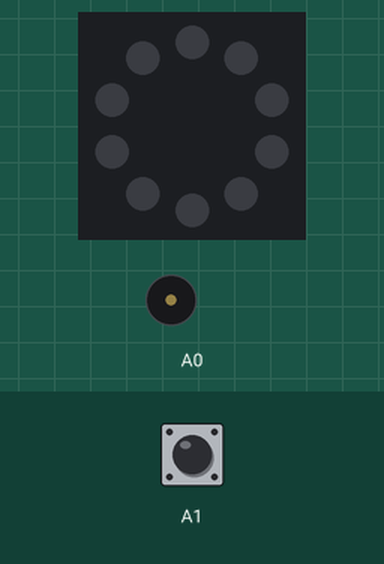
Recording of a program running on a simulated Circuit Playground Express (MakeCode). Parts: the board's ring of 10 RGB LEDs (number 0 left of the top, counting anticlockwise), buzzer (waves = sounding). The test bench sets the inputs (shaded band); at power-on: A1 LOW. Dim RGB values are drawn brighter than linear.

Above: at 1.2 s.
1.3 s: A1 pulled HIGH for 0.15 s
At 3.8 s:
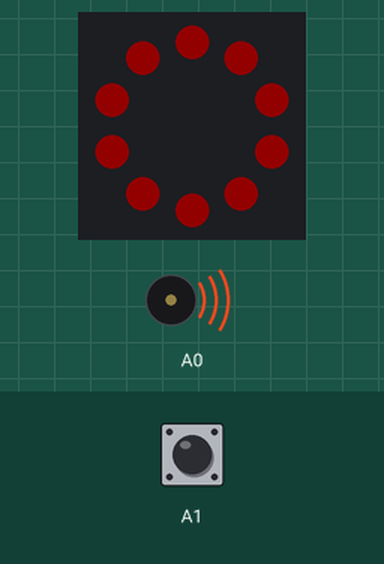
4.3 s: A1 pulled HIGH for 1 s
At 4.46 s:
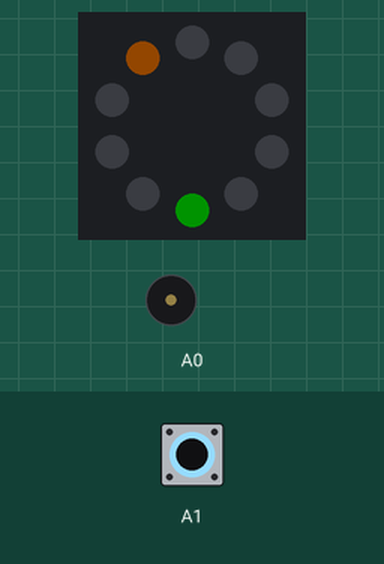
7.3 s: A1 pulled HIGH for 0.15 s
9.5 s: A1 pulled HIGH for 3.2 s
At 13.9 s:
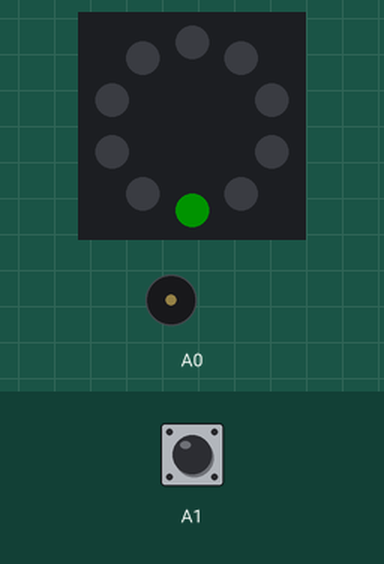
14.2 s: A1 pulsed HIGH 2 times (0.12 s each, 0.3 s apart)
At 15.65 s:
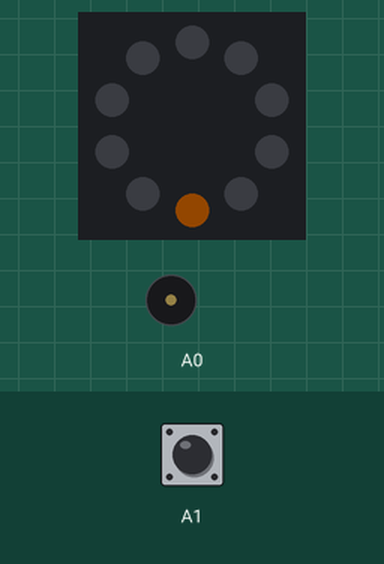
Timing chart, 0 to 20.6 s (numbered marks = the images above; inputs shaded):
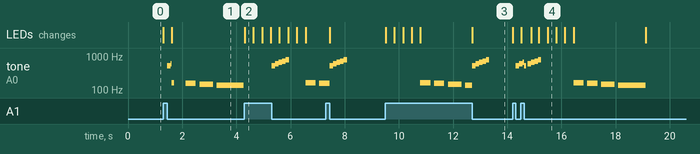

Measured:
- after the input at 1.3 s, tone on A0: plays 523 Hz for 0.13 s, 587 Hz for 0.04 s, 165 Hz for 0.08 s, 156 Hz for 0.38 s, 147 Hz for 0.50 s, 139 Hz for 1.0 s, starting after 0.15 s; the LEDs: first change at once (image 1 shows a later state)
- after the input at 4.3 s, tone on A0: plays 523 Hz for 0.13 s, 587 Hz for 0.13 s, 659 Hz for 0.13 s, 698 Hz for 0.13 s, 784 Hz for 0.13 s, 165 Hz for 0.38 s … (7 notes in this stretch), starting after 1.0 s; the LEDs: change at once (image 2)
- after the input at 9.5 s, tone on A0: plays 165 Hz for 0.38 s, 156 Hz for 0.38 s, 147 Hz for 0.50 s, 139 Hz for 0.25 s, 523 Hz for 0.13 s, 587 Hz for 0.13 s … (9 notes in this stretch), starting after 1.3 s; the LEDs: first change at once (image 3 shows a later state)
- after the input at 14.2 s, tone on A0: plays 523 Hz for 0.13 s, 587 Hz for 0.13 s, 659 Hz for 0.04 s, 523 Hz for 0.09 s, 587 Hz for 0.13 s, 659 Hz for 0.13 s … (12 notes in this stretch), starting after 0.12 s; the LEDs: first change at once (image 4 shows a later state)

The program:

main.ts
```typescript
/**
 * Circuit Playground Virtual Jump Rope
 *
 * Loosely based on https://www.bandainamco-am.com/game.php?gameid=7
 *
 * Jump over the green dot by using a gator clip on A7
*/
const MAX_ROPE = 10;
const START_TIME = 300;
const PAD_INDEX = 4;
const pad = input.pinA1;
let ropeIndex = -1;
let score = 0;
let inAir = true;
let isRunning = false;


function reset() {
    score = 0;
    ropeIndex = -1;
    light.stopAllAnimations();
    isRunning = false;
    light.setAll(Colors.Black);
    light.setPixelColor(PAD_INDEX, Colors.Green);
}

function fail() {
    light.setAll(Colors.Red);
    music.playSoundUntilDone(music.sounds(Sounds.Wawawawaa));
    reset();
}

function swingRope() {
    light.setAll(Colors.Black);
    light.setPixelColor(PAD_INDEX, Colors.Green);
    // Loop around
    if (ropeIndex >= MAX_ROPE) {
        ropeIndex = -1;
        // Give a point on each rotation
        score++;
    }
    ropeIndex++;
    if (!inAir && (ropeIndex === PAD_INDEX)) {
        return fail();
    // Wiggle room of 2 spots
    } else if (inAir && (Math.abs(PAD_INDEX - ropeIndex) >= 3)) {
        return fail();
    }
    light.setPixelColor(ropeIndex, Colors.Orange);
    // Decrease pause as scores get higher
    loops.pause(START_TIME - (score * 50));
}

pad.onEvent(ButtonEvent.Down, () => {
    inAir = false;
    if (!isRunning) {
        isRunning = true;
    }
})

pad.onEvent(ButtonEvent.Up, () => {
    inAir = true;
    music.playSound(music.sounds(Sounds.JumpUp));
});

loops.forever(() => {
    if (isRunning) {
        swingRope();
    }
});
```

test.ts
```typescript
// tests go here; this will not be compiled when this package is used as a library
```
